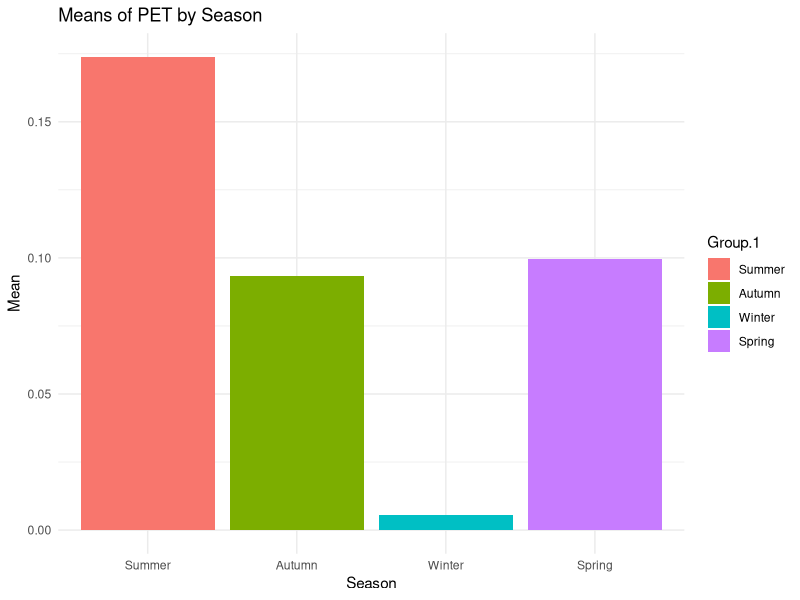
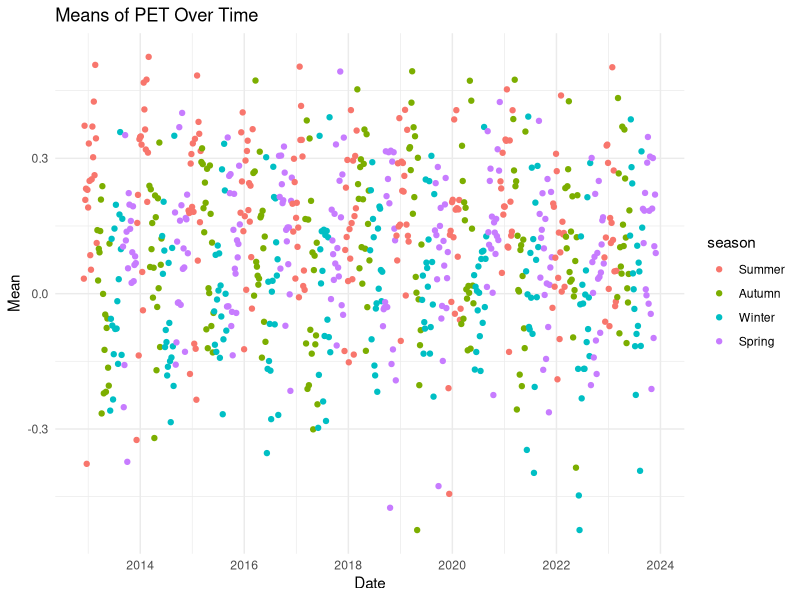
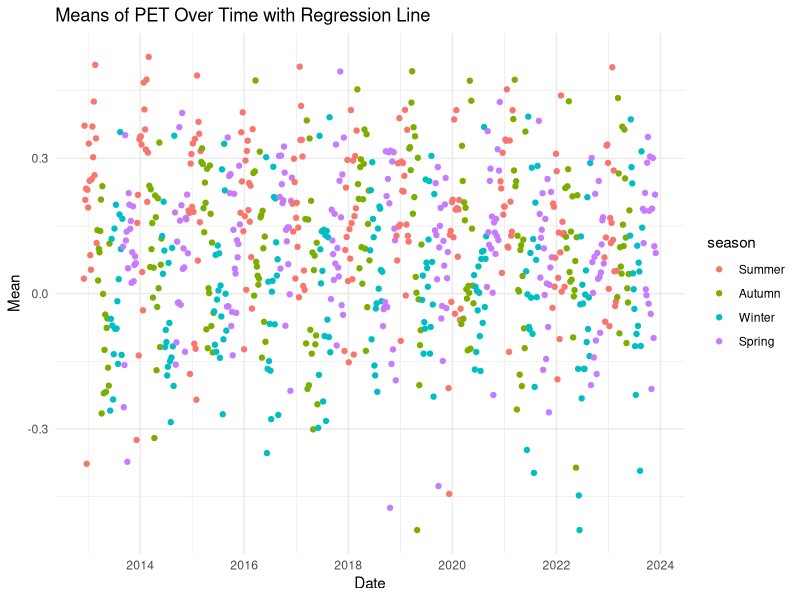
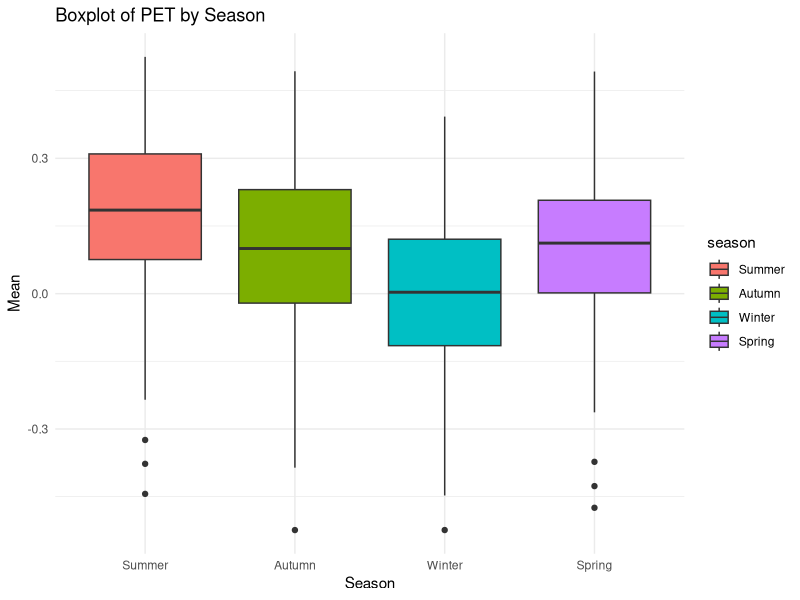

Generate these figures, in order, with R:
library(ggplot2)
library(lubridate)

# Load data
data <- read.csv("pet_data.csv")

# Convert date column to Date type
data$date <- as.Date(data$date)

# Select data from 2019 to 2023
data_season <- data[data$date >= as.Date("2012-12-01") & data$date <= as.Date("2023-12-01"),]

# Convert date to numeric for cutting into seasons
data_season$date_numeric <- as.numeric(data_season$date - as.Date("2019-01-01"))

# Get the total season count from the dates by subtracting the first date from the last date
year_count <- (as.numeric(as.Date("2023-12-01") - as.Date("2012-12-01")) / 365)

# Make 4 times that label for each season while keeping the order
labels <- rep(c("Summer", "Autumn", "Winter", "Spring"), year_count)

# Cut the date_numeric into 4*4 intervals and label them as seasons
data_season$season <- cut(data_season$date_numeric, breaks = year_count * 4, label = labels)

# Get the mean of PET for each season
data_stats <- aggregate(data_season$mean, by=list(data_season$season), FUN=mean)

# Plot the means of PET for each season
ggplot(data_stats, aes(x=Group.1, y=x, fill=Group.1)) +
  geom_bar(stat="identity") +
  labs(title="Means of PET by Season",
       x="Season",
       y="Mean") +
  theme_minimal()

# Plot the data highlighting the seasons with the same color
ggplot(data_season, aes(x=date, y=mean, color=season)) +
  geom_point() +
  labs(title="Means of PET Over Time",
       x="Date",
       y="Mean") +
  theme_minimal()

# Plot a regression line for the data
ggplot(data_season, aes(x=date, y=mean, color=season)) +
  geom_point() +
  labs(title="Means of PET Over Time with Regression Line",
       x="Date",
       y="Mean") +
  theme_minimal()

# Prepare the data for a boxplot
data_season$season <- factor(data_season$season, levels=c("Summer", "Autumn", "Winter", "Spring"))

# Plot a boxplot of the data
ggplot(data_season, aes(x=season, y=mean, fill=season)) +
  geom_boxplot() +
  labs(title="Boxplot of PET by Season",
       x="Season",
       y="Mean") +
  theme_minimal()

  
